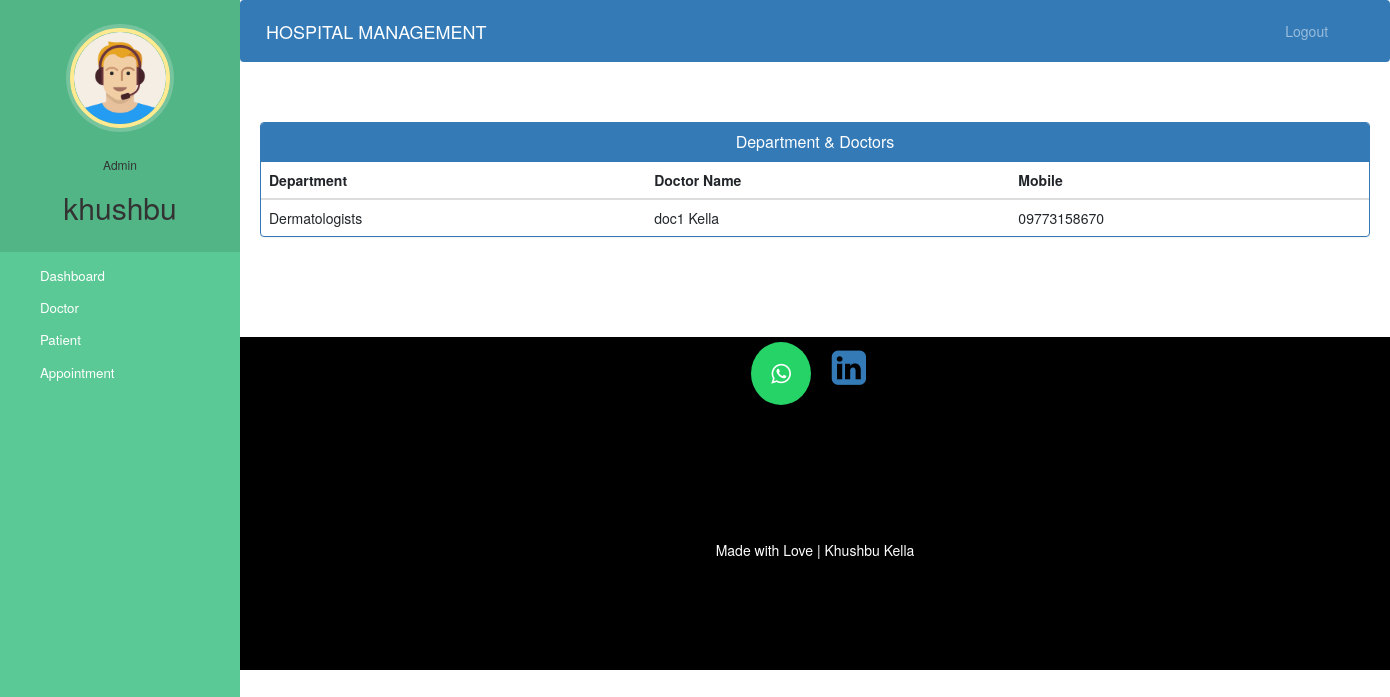
Screenshot of /admin-view-doctor-specialisation (signed in) with the database file from the repository.
### hospital/models.py (models this page shows, shortened)
class Doctor(models.Model):
    user=models.OneToOneField(User,on_delete=models.CASCADE)
    profile_pic= models.ImageField(upload_to='profile_pic/DoctorProfilePic/',null=True,blank=True)
    address = models.CharField(max_length=40)
    mobile = models.CharField(max_length=20,null=True)
    department= models.CharField(max_length=50,choices=departments,default='Cardiologist')
    status=models.BooleanField(default=False)
    @property
    def get_name(self):
        return self.user.first_name+" "+self.user.last_name

### hospital/views.py (the view)
# urls.py: path('admin-view-doctor-specialisation',views.admin_view_doctor_specialisation_view,name='admin-view-doctor-specialisation'),
@login_required(login_url='adminlogin')
@user_passes_test(is_admin)
def admin_view_doctor_specialisation_view(request):
    doctors=models.Doctor.objects.all().filter(status=True)
    return render(request,'hospital/admin_view_doctor_specialisation.html',{'doctors':doctors})

### hospital/views.py (called while the page is built)
def is_admin(user):
    return user.groups.filter(name='ADMIN').exists()

### templates/hospital/admin_view_doctor_Specialisation.html (shortened to what this page needs)
{% extends 'hospital/admin_base.html' %}
{% block content %}
<head>
  <link href="//netdna.bootstrapcdn.com/bootstrap/3.0.0/css/bootstrap.min.css" rel="stylesheet" id="bootstrap-css">
</head>
<div class="container">
  <div class="panel panel-primary">
    <div class="panel-heading">
      <h6 class="panel-title">Department & Doctors</h6>
    </div>
    <table class="table table-hover" id="dev-table">
      <thead>
        <tr>
          <th>Department</th>
          <th>Doctor Name</th>
          <th>Mobile</th>
        </tr>
      </thead>
      {% for d in doctors %}
      <tr>
        <td>{{d.department}}</td>
        <td> {{d.get_name}}</td>
        <td>{{d.mobile}}</td>
      </tr>
      {% endfor %}
    </table>
  </div>
</div>
{% endblock content %}

### templates/hospital/admin_base.html (shortened to what this page needs)
<!DOCTYPE html>
{% load static %}
<html lang="en">
<head>
  <link rel="stylesheet" href="https://stackpath.bootstrapcdn.com/bootstrap/4.3.1/css/bootstrap.min.css">
  <link rel="stylesheet" href="https://maxcdn.bootstrapcdn.com/font-awesome/4.7.0/css/font-awesome.min.css">
  <link rel="stylesheet" href="{% static '/style.css' %}">
</head>
<body>
  <nav class="menu" tabindex="0">
    <header class="avatar">
      <img src="{% static "images/adminpropic.png" %}" />
      <br><br>
      <h6>Admin</h6>
      <h2>{{request.user.first_name}}</h2>
    </header>
    <ul>
      <li tabindex="0" class="icon-dashboard"> <a style="color:white; text-decoration:none;" href="/admin-dashboard"><span>Dashboard</span></a> </li>
      <li tabindex="0" class="icon-customers"> <a style="color:white; text-decoration:none;" href="/admin-doctor"><span>Doctor</span></a></li>
      <li tabindex="0" class="icon-users"> <a style="color:white; text-decoration:none;" href="/admin-patient"><span>Patient</span></a></li>
      <li tabindex="0" class="icon-calendar"> <a style="color:white; text-decoration:none;" href="/admin-appointment"><span>Appointment</span></a></li>
    </ul>
  </nav>
  <main>
    <div class="bs-example">
      <nav class="navbar navbar-expand-md  navbar-dark fixed-top" style="background:#337AB7;">
        <a href="/admin-dashboard" class="navbar-brand">HOSPITAL MANAGEMENT</a>
        <div class="collapse navbar-collapse justify-content-between" id="navbarCollapse">
          <div class="navbar-nav" style=" margin-left: 90%;">
            <a href="/logout" class="nav-item nav-link">Logout</a>
          </div>
        </div>
      </nav>
    </div>
    <br><br>
    {% block content %}
    {% endblock content %}
    <br><br><br><br>
    <footer>
      <p>
        <a id="ftr" href="https://api.whatsapp.com/send?phone=919773158670" class="fa fa-whatsapp"></a>
        <a href="https://www.linkedin.com/in/khushbu-kella/" class="fa fa-linkedin-square" style="font-size:40px"></a>
      </p>
      <br>
      <div class="container">
        <div class="row">
          <div class="col-md-12 col-sm-12">
            <div style="color:#ffffff;" class="wow fadeInUp footer-copyright">
              <p>Made with Love | Khushbu Kella
            </div>
          </div>
        </div>
      </div>
    </footer>
  </main>
</body>
</html>

### static/style.css (style rules this page uses)
body { padding-left: 240px; }
main { position: relative; height: 100vh; }
.menu { background: #5bc995; height: 100vh; width: 240px; position: fixed; top: 0px; left: 0; z-index: 5; outline: none; }
.menu .avatar { background: rgba(0, 0, 0, 0.1); padding: 2em 0.5em; text-align: center; }
.menu .avatar img { width: 100px; border-radius: 50%; overflow: hidden; border: 4px solid #ffea92; box-shadow: 0 0 0 4px rgba(255, 255, 255, 0.2); }
.menu .avatar h2 { font-weight: normal; margin-bottom: 0; }
.menu ul { list-style: none; padding: 0.5em 0; margin: 0; }
.menu ul li { padding: 0.5em 1em 0.5em 3em; font-size: 0.95em; font-weight: regular; background-repeat: no-repeat; background-position: left 15px center; background-size: auto 20px; transition: all 0.15s linear; cursor: pointer; }
.menu ul li.icon-dashboard { background-image: url("http://www.entypo.com/images//gauge.svg"); }
.menu ul li.icon-customers { background-image: url("http://www.entypo.com/images//briefcase.svg"); }
.menu ul li.icon-users { background-image: url("http://www.entypo.com/images//users.svg"); }
.menu ul li.icon-calendar { background-image: url("http://www.entypo.com/images//calendar.svg"); }

### templates/hospital/admin_base.html (style rules this page uses)
a:link { text-decoration: none; }
a { color: white; }
footer { padding: 0px 0px 0px 0px; background-color: black; margin: 0px; }
#ftr { padding: 20px; }
.fa { font-size: 23px; width: 60px; text-align: center; text-decoration: none; margin: 5px 2px; border-radius: 50%; }
.fa-whatsapp { background: #25d366; color: white; }
p { text-align: center; }
body { padding-left: 240px; }
main { position: relative; height: 100vh; }
.menu { background: #5bc995; height: 100vh; width: 240px; position: fixed; top: 0px; left: 0; z-index: 5; outline: none; }
.menu .avatar { background: rgba(0, 0, 0, 0.1); padding: 2em 0.5em; text-align: center; }
.menu .avatar img { width: 100px; border-radius: 50%; overflow: hidden; border: 4px solid #ffea92; box-shadow: 0 0 0 4px rgba(255, 255, 255, 0.2); }
.menu .avatar h2 { font-weight: normal; margin-bottom: 0; }
.menu ul { list-style: none; padding: 0.5em 0; margin: 0; }
.menu ul li { padding: 0.5em 1em 0.5em 3em; font-size: 0.95em; font-weight: regular; background-repeat: no-repeat; background-position: left 15px center; background-size: auto 20px; transition: all 0.15s linear; cursor: pointer; }
.menu ul li.icon-dashboard { background-image: url("http://www.entypo.com/images//gauge.svg"); }
.menu ul li.icon-customers { background-image: url("http://www.entypo.com/images//briefcase.svg"); }
.menu ul li.icon-users { background-image: url("http://www.entypo.com/images//users.svg"); }
.menu ul li.icon-calendar { background-image: url("http://www.entypo.com/images//calendar.svg"); }

### templates/hospital/admin_view_doctor_Specialisation.html (style rules this page uses)
a:link { text-decoration: none; }
h6 { text-align: center; }
.row { margin: 100px; }

### rows the page displays
Doctor: department "Dermatologists", get_name "doc1 Kella", mobile "09773158670"

### other values shown
{{ request.user.first_name }} "khushbu"
